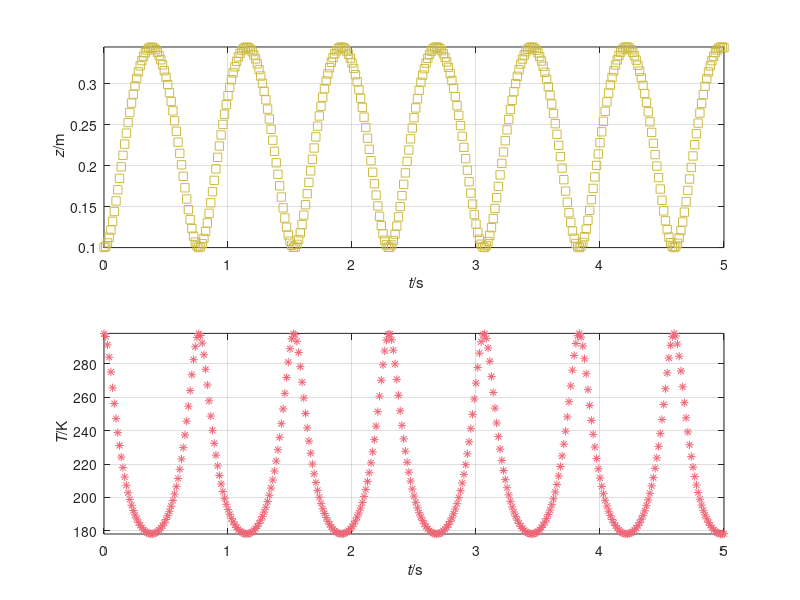

MATLAB code for this plot:
%%% Simulation of ideal gas & piston
%% Coordinates (t, z)

%% Constants
m = 20;             % kg: mass piston
g = 9.8;            % N/kg: gravitational acceleration
R = 8.31446261815;  % N m/(K*mol): molar gas constant
N = 0.02;           % mol: amount of ideal gas
C = 20;             % J/(K mol): molar heat capacity

%% Initial conditions
t = 0;	  % s: time
z = 0.1;  % m: position piston
v = 0;    % m/s: velocity piston
T = 298.15;  % K: temperature of ideal gas

%% Boundary conditions, state: (z, v)
G = -m * g;  % N: gravity supply piston
Q = 0;       % J/s: heat flux

%% Parameters for time loop
t1 = 5;        % s: final time
dt = 0.00001;  % s: time step %@

%% Plotting
dtplot = t1/360;  % time interval between plots
tplot = dtplot;	  % time for next plot
clf
subplot(2, 1, 1); plot(t, z, 's', 'color', '#CCBB44')
xlabel('{\it t}/s'); ylabel('{\it z}/m')
hold on; axis('tight'); xlim([0, t1]); grid on
subplot(2, 1, 2); plot(t, T, '*', 'color', '#EE6677')
xlabel('{\it t}/s'); ylabel('{\it T}/K')
hold on; axis('tight'); xlim([0, t1]); grid on %@

%% Numerical time integration
while t < t1
  %% constitutive relations
  P = m * v;
  F = R * N * T / z;
  E = C * N * T;
  Phi = Q + dot(-F, v);

  %% balance laws
  t = t + dt;
  P = P + (F + G) * dt;
  z = z + v * dt;
  E = E + Phi * dt;

  %% constitutive relations: find new state
  v = P / m;
  T = E / (C * N); %@

  %% plot
  if t > tplot
    subplot(2, 1, 1); plot(t, z, 's', 'color', '#CCBB44')
    subplot(2, 1, 2); plot(t, T, '*', 'color', '#EE6677')
    pause(0)
    tplot = tplot + dtplot;
  end %@
end
